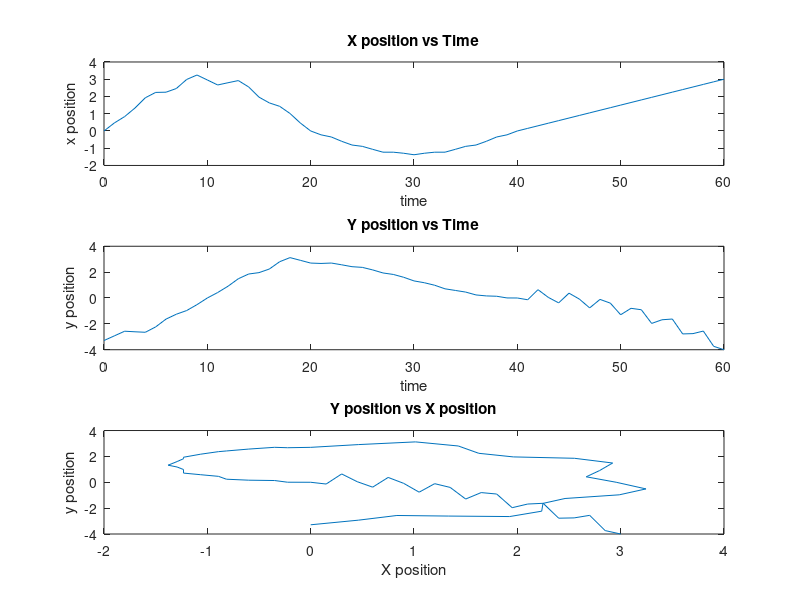
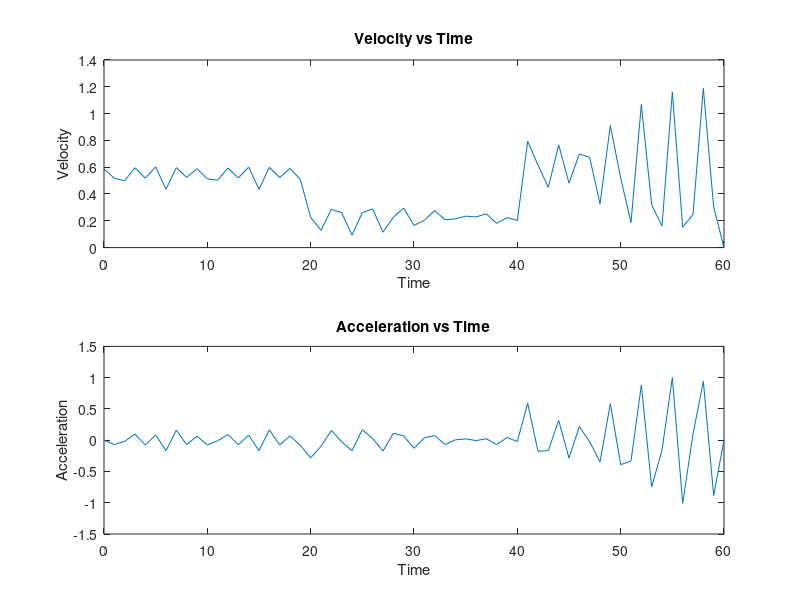
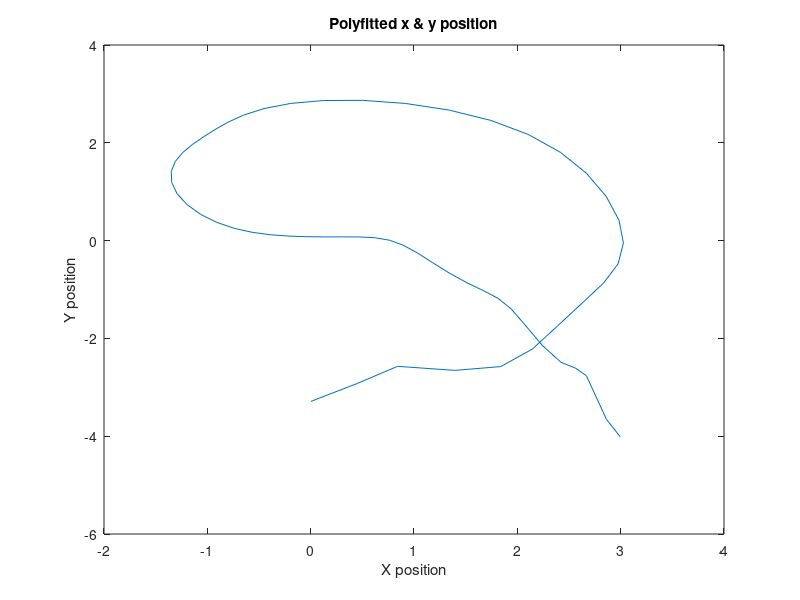
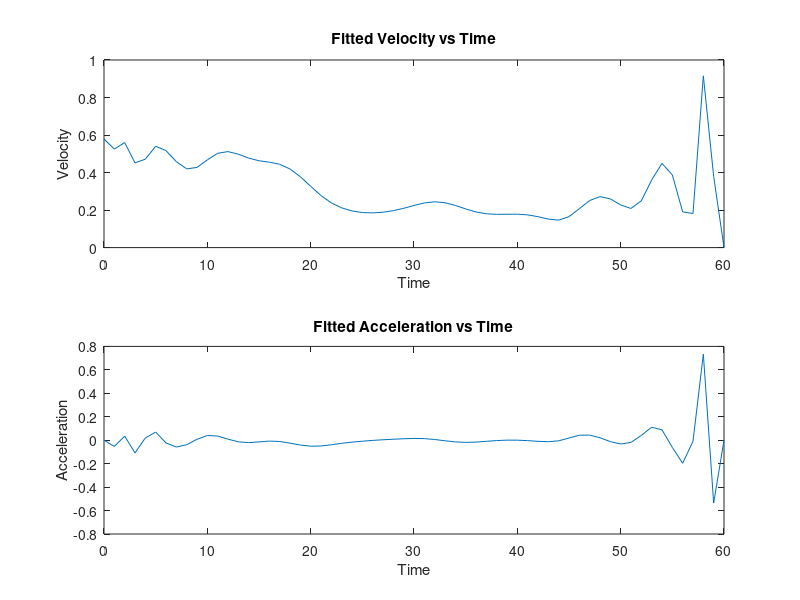

MATLAB code to generate these figures, in order:
%% Define variables by extacting the time, x, and y position 
load('robpos.mat')
s = robpos; % Data from mat file contained in a 61x3 matrix
t = s(:, 1); % time from file in a 61x1 column vector
x = s(:, 2); % x position from file in a 61x1 column vector
y = s(:, 3); % y position from file in a 61x1 column vector

%% Defining variables for velocity and acceleration
sz = size(t);
v = zeros(sz); % declaring v to be a column of zeros with the same size as t
% v will hold the velocity of the robot at time t
a = zeros (sz); % declaring a to be a column of zeros with the same size as t
% a will hold the acceleration of the robot at time t

%% Plotting x and y position against time
figure(1)
subplot(3,1,1);
plot (t, x) % A graph of the x position over time 
title('X position vs Time'); xlabel('time'); ylabel('x position')

figure(1)
subplot(3,1,2); 
plot (t, y) % A graph of y position over time 
title('Y position vs Time'); xlabel('time'); ylabel('y position')

figure(1)
subplot(3,1,3); 
plot (x, y) % A graph of y position vs x position 
title('Y position vs X position'); xlabel('X position'); ylabel('y position')

%% Calculates velotity at time t
for i = 1:60
        v(i) = sqrt((x(i+1, 1)- x(i, 1))^2 + (y(i+1, 1)- y(i, 1))^2); %v(t) = Sqrt([𝑥(𝑡 + 1) − 𝑥(𝑡)]^2 + [𝑦(𝑡 + 1) − 𝑦(𝑡)]^2)
end  

%% 
% calculates Acceleration at time t

for i = 2:60
    a(i) = v(i)-v(i-1); % 𝑣(𝑡) − 𝑣(𝑡 − 1)
end
%% 
% Plotting V and A against time
figure(2)
subplot(2,1,1); plot(t, v)
title('Velocity vs Time'); xlabel('Time'); ylabel('Velocity')

figure(2)
subplot(2,1,2); plot(t, a);
title('Acceleration vs Time'); xlabel('Time'); ylabel('Acceleration')
%% Part B: polynomial curve fitting

p1 = polyfit(t, x, 20); %Fits x position to a polynomial function of time
fit_x = polyval(p1, t);

p2 = polyfit(t, y, 20); %Fits y position to a polynomial function of time
fit_y = polyval(p2, t);

figure(3)
plot(fit_x, fit_y); %Graph of polyfitted x position vs. y position
title('Polyfitted x & y position'); xlabel('X position'); ylabel('Y position')

%%
%Fitted velocity graph
fit_v = zeros(sz);
for i = 1:60
        fit_v(i) = sqrt((fit_x(i+1, 1)- fit_x(i, 1))^2 + (fit_y(i+1, 1)- fit_y(i, 1))^2); %v(t) = Sqrt([𝑥(𝑡 + 1) − 𝑥(𝑡)]^2 + [𝑦(𝑡 + 1) − 𝑦(𝑡)]^2)
end 
figure(4);
subplot(2,1,1); plot (t, fit_v);
title('Fitted Velocity vs Time'); xlabel('Time'); ylabel('Velocity')

%Fitted Acceleration graph
fit_a = zeros(sz);
for i = 2:60
    fit_a(i) = fit_v(i)- fit_v(i-1); % 𝑣(𝑡) − 𝑣(𝑡 − 1)
end
figure(4);
subplot(2,1,2); plot (t, fit_a);
title('Fitted Acceleration vs Time'); xlabel('Time'); ylabel('Acceleration')

